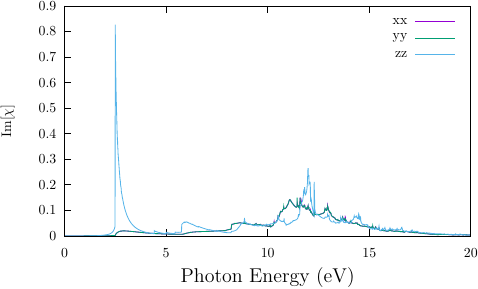

Recreate this plot in gnuplot.
set terminal mp color dashed latex 11

set xlabel "{\\Large Photon Energy (eV)}"
set ytics nomirror
set ytics 
# set yrange [0:4.05]
# set xrange [0:4]
# set yrange [-0.022:0.1]

# set key at graph 1, 0.95
# unset key

# set label "C$_{16}$H$_{8}$-alt" at 0.49,  0.008
# set label "GaAs"                at 2.1, -0.002


set ylabel "Im$[\\chi]$" 


set output "hnbGh-ab-chi.mp"
p   'hnbGh-ab-res-0-20-2001pts/chi1.kk_xx_yy_zz_14452_75-spin_scissor_0_Nc_32' u 1:3 w l t "xx" ,\
    'hnbGh-ab-res-0-20-2001pts/chi1.kk_xx_yy_zz_14452_75-spin_scissor_0_Nc_32' u 1:5 w l t "yy" ,\
    'hnbGh-ab-res-0-20-2001pts/chi1.kk_xx_yy_zz_14452_75-spin_scissor_0_Nc_32' u 1:7 w l t "zz`" 
